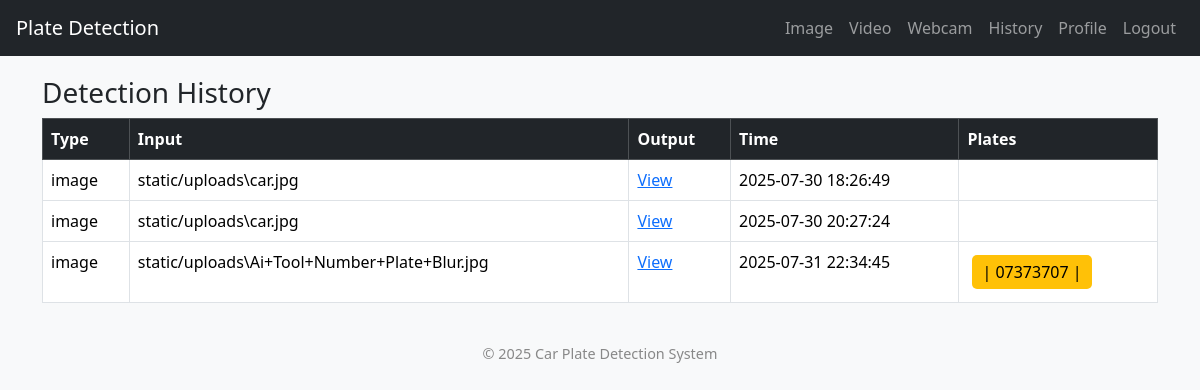
The page /history (signed in) on the database its author committed.
### tables this page shows
CREATE TABLE history(
        username TEXT,
        type TEXT,
        input_path TEXT,
        output_path TEXT,
        plates TEXT,
        time TEXT
    );

### app.py (the view)
@app.route("/history")
def history():
    if "username" not in session:
        return redirect(url_for("login"))
    data = get_user_history(session["username"])
    return render_template("history.html", history=data)

### database.py (called while the page is built)
def get_connection():
    return sqlite3.connect(DB_NAME, check_same_thread=False)

### models.py (called while the page is built)
def get_user_history(username):
    conn = get_connection()
    cur = conn.cursor()
    cur.execute("SELECT type, input_path, output_path, time, plates FROM history WHERE username=?", (username,))
    rows = cur.fetchall()
    conn.close()
    return [(row[0], row[1], row[2], row[3], json.loads(row[4])) for row in rows]

### templates/history.html
{% extends "base.html" %}
{% block content %}
<h3>Detection History</h3>
<table class="table table-bordered">
  <thead class="table-dark">
    <tr>
      <th>Type</th>
      <th>Input</th>
      <th>Output</th>
      <th>Time</th>
      <th>Plates</th>
    </tr>
  </thead>
  <tbody>
    {% for row in history %}
      <tr>
        <td>{{ row[0] }}</td>
        <td>{{ row[1] }}</td>
        <td><a href="{{ row[2] }}" target="_blank">View</a></td>
        <td>{{ row[3] }}</td>
        <td>{% for plate in row[4] %}<span class="plate-tag">{{ plate }}</span>{% endfor %}</td>
      </tr>
    {% endfor %}
  </tbody>
</table>
{% endblock %}

### templates/base.html (style rules this page uses)
body { background: #f8f9fa; }
.plate-tag { background: #ffc107; padding: 5px 10px; border-radius: 5px; margin: 5px; display: inline-block; }

### rows shown on the page
history: type "image", input_path "static/uploads\\car.jpg", time "2025-07-30 18:26:49"
history: type "image", input_path "static/uploads\\car.jpg", time "2025-07-30 20:27:24"
history: type "image", input_path "static/uploads\\Ai+Tool+Number+Plate+Blur.jpg", time "2025-07-31 22:34:45", 4 "| 07373707 |"
